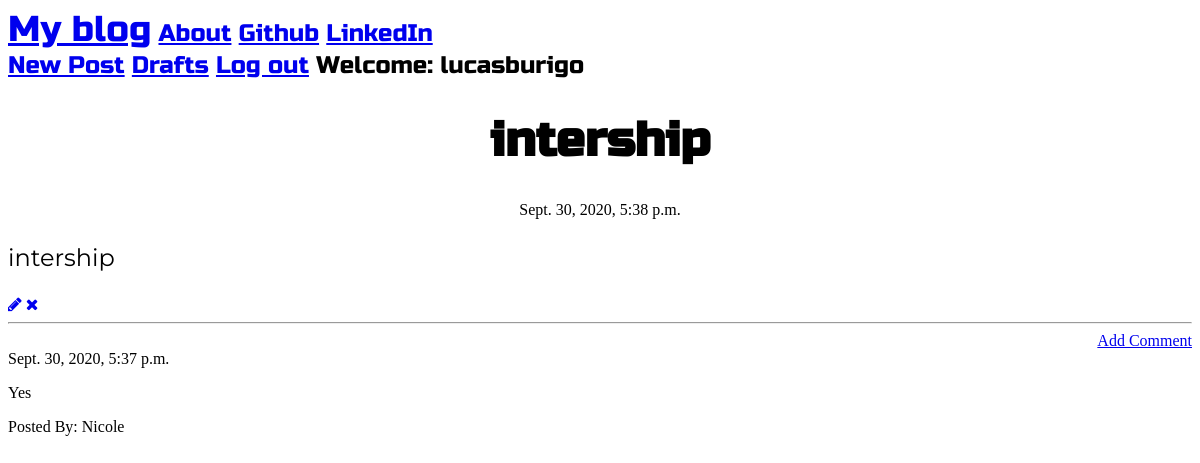
The page /post/11 (signed in) on the database its author committed.
### blog_app/models.py (models this page shows, shortened)
class Post(models.Model):
    author = models.ForeignKey('auth.User', on_delete=models.CASCADE)
    title = models.CharField(max_length=200)
    text = models.TextField()
    created_date = models.DateTimeField(default=timezone.now())
    published_date = models.DateTimeField(blank=True, null=True)

class Comments(models.Model):
    post = models.ForeignKey('blog_app.Post', related_name='comments', on_delete=models.CASCADE)
    author = models.CharField(max_length=200)
    text = models.TextField()
    created_date = models.DateTimeField(default=timezone.now())
    approved_comment = models.BooleanField(default=False)

### blog_app/views.py (the view)
# urls.py: url(r'^post/(?P<pk>\d+)$', views.PostDetailView.as_view(), name='post_detail'),
class PostDetailView(DetailView):
    model = Post

### blog_app/templates/blog_app/post_detail.html (shortened to what this page needs)
{% extends "blog_app/base.html" %}
{% block content %}
<h1 class="posttitle loader">{{post.title}}</h1>
{% if post.published_date %}
    <div class="date postdate">
        {{ post.published_date}}
    </div>
{% else %}
    <a class="btn btn-outline-dark" href="{% url 'post_publish' pk=post.pk %}">Publish</a>
{% endif %}
<p class="postcontent">{{ post.title|safe|linebreaksbr}}</p>
{% if user.is_authenticated %}
    <a class="btn btn-primary" href="{% url 'post_edit' pk=post.pk %}"><span class="fa fa-pencil"></span></a>
    <a class="btn btn-primary" href="{% url 'post_remove' pk=post.pk %}"><span class="fa fa-remove"></span></a>
{% endif %}
<hr>
<a class="btn btn-primary btn-comment" href="{% url 'add_comment_to_post' pk=post.pk %}">Add Comment</a>
<div class="container">
    {% for comment in post.comments.all %}
    <br>
        {% if user.is_authenticated or comment.approved_comment %}
            {{comment.created_date}}
            <p>{{comment.text|safe|linebreaks}}</p>
            <p>Posted By: {{ comment.author }}</p>
        {% endif %}
    {% endfor %}
</div>
{% endblock %}

### blog_app/templates/blog_app/base.html (shortened to what this page needs)
<!DOCTYPE html>
{% load static %}
<html lang="en">
<head>
        <link href="https://maxcdn.bootstrapcdn.com/font-awesome/4.7.0/css/font-awesome.min.css" rel="stylesheet">
        <link rel="stylesheet" href="//cdn.jsdelivr.net/npm/medium-editor@latest/dist/css/medium-editor.min.css" type="text/css" media="screen" charset="utf-8">
        <link rel="stylesheet" href="{% static 'css/blog.css' %}">
</head>
<body class="loader">
<nav class="navbar navbar-expand-lg bg-light techfont">
    <div class="container">
        <div class="navbar-nav align-items-center">
            <a class="navbar-brand bigbrand" href="{% url 'post_list' %}">My blog</a>
            <a class="nav-item nav-link" href="{% url 'about' %}">About</a>
            <a class="nav-item nav-link" href="https://github.com">Github</a>
            <a class="nav-item nav-link" href="https://www.linkedin.com/feed">LinkedIn</a>
        </div>
       <div class="navbar-nav align-items-center ml-auto">
          {% if user.is_authenticated %}
            <a class="nav-item nav-link" href="{% url 'post_new' %}">New Post</a>
            <a class="nav-item nav-link" href="{% url 'post_draft_list' %}">Drafts</a>
            <a class="nav-item nav-link" href="{% url 'logout' %}">Log out</a>
            <a >Welcome: {{ user.username }}</a>
          {% else %}
            <a class="nav-item nav-link" href="{% url 'login' %}" aria-label="Login">
              <span class="fa fa-user" aria-hidden="true"></span></a>
          {% endif %}
        </div>
    </div>
</nav>
<div class="content container">
    <div class="row">
        <div class="col-md-8">
            <div class="blog_posts">
                {% block content %}
                {% endblock %}
            </div>
        </div>
    </div>
</div>
</body>
</html>

### blog_app/static/css/blog.css (style rules this page uses)
.techfont { font-family: 'Russo One', sans-serif; font-size: 1.5em; margin-bottom: 10px; }
.postdate { text-align: center; }
.posttitle { font-family: 'Russo One', sans-serif; font-size: 3em; text-align: center; }
.postcontent { font-family: 'Montserrat'; font-size: 1.5em; }
.btn-comment { position: absolute; right: 0px; }
.bigbrand { font-size: 1.5em; }
.loader { filter:hue-rotate(0deg); color: linear-gradient(45deg,#0f8,#08f); animation:hue 5000ms infinite linear; }

### rows shown on the page
Post: title "intership", published_date "Sept. 30, 2020, 5:38 p.m."
Comments: created_date "Sept. 30, 2020, 5:37 p.m.", text "Yes", author "Nicole"

### other values the page prints
{{ user.username }} "lucasburigo"
